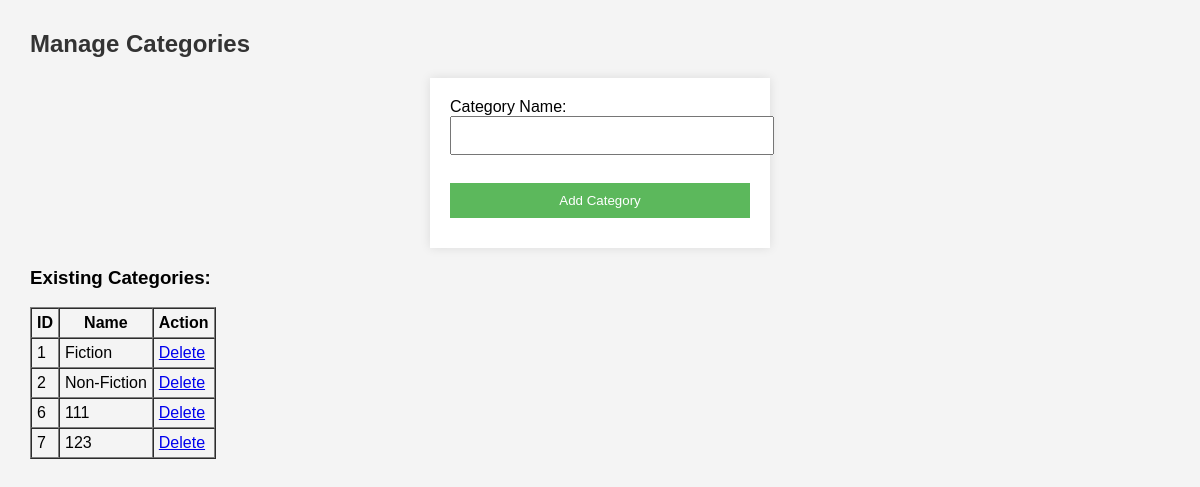
The app's page /admin/categories.php with its own data.
### tables this page shows
CREATE TABLE `categories` (
  `id` int(11) NOT NULL,
  `name` varchar(255) NOT NULL
);

### admin/categories.php (the view, shortened to what this page needs)
<?php
include '../db.php';
?>
<!DOCTYPE html>
<html>
<head>
    <link rel="stylesheet" href="../assets/style.css">
</head>
<body>
    <h2>Manage Categories</h2>
    <form method="post">
        Category Name: <input type="text" name="name" required><br><br>
        <button type="submit" name="add">Add Category</button>
    </form>
    <h3>Existing Categories:</h3>
    <table border="1" cellpadding="5" cellspacing="0">
        <tr>
            <th>ID</th>
            <th>Name</th>
            <th>Action</th>
        </tr>
        <?php
        $result = mysqli_query($conn, "SELECT * FROM categories");
        while ($row = mysqli_fetch_assoc($result)) {
            echo "<tr>";
            echo "<td>".$row['id']."</td>";
            echo "<td>".$row['name']."</td>";
            echo "<td><a href='?delete=".$row['id']."' onclick='return confirm(\"Delete this category?\")'>Delete</a></td>";
            echo "</tr>";
        }
        ?>
    </table>
</body>
</html>

### assets/style.css (style rules this page uses)
body { font-family: Arial, sans-serif; margin: 30px; background-color: #f4f4f4; }
h2 { color: #333; }
form { background: white; padding: 20px; width: 300px; margin: auto; box-shadow: 0 0 10px rgba(0,0,0,0.1); }
input[type="text"], input[type="password"], button { width: 100%; padding: 10px; margin-bottom: 10px; }
button { background: #5cb85c; color: white; border: none; }

### records on screen
categories: id "1", name "Fiction"
categories: id "2", name "Non-Fiction"
categories: id "6", name "111"
categories: id "7", name "123"
